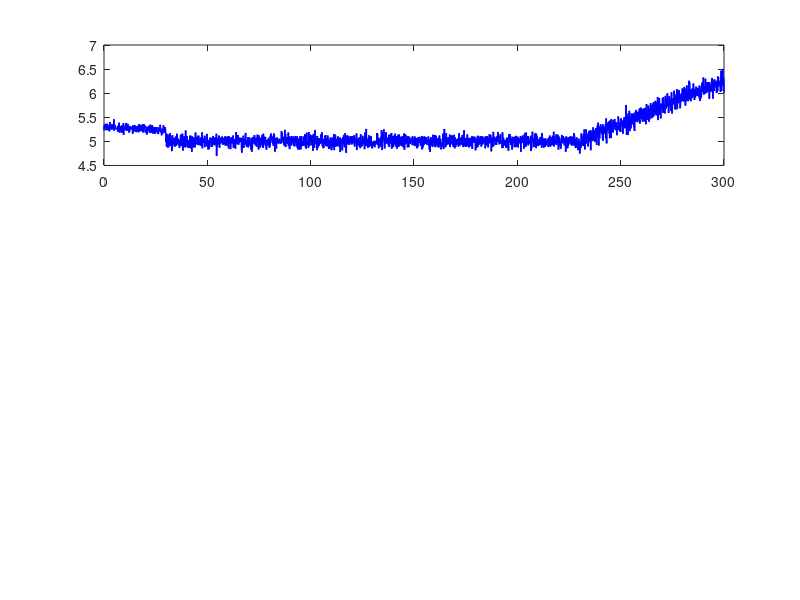

This chart was generated by the following MATLAB code: (Note: this script raises an error after producing the figure.)
%% PASO 3: DETECCIÓN DE ANOMALÍAS CON Z-SCORE
% Comparación: Método de umbrales vs. Método estadístico (Z-score)
% Sistema de Monitoreo IoT + Edge Computing

clear; clc; close all;

%% Parámetros de simulación (mismos que en Paso 2)
t_total = 300;              
dt = 0.1;                   
dt_temp = 1;                
t = 0:dt:t_total;           
t_temp = 0:dt_temp:t_total; 

I_nom = 5.0;    
T_nom = 45.0;   

I_max = 1.5 * I_nom;        % 7.5 A
I_alerta = I_nom * 1.20;    % 6.0 A
T_crit = 85.0;              
T_alerta = 65.0;            

%% Generar datos (igual que en Paso 2)
fase_I = 1:round(30/dt);
I_faseI = I_nom * 1.06 - 0.002 * t(fase_I) + 0.05 * randn(size(fase_I));

fase_II = (fase_I(end)+1):round(230/dt);
I_faseII = I_nom + 0.08 * randn(size(fase_II));

fase_III = (fase_II(end)+1):length(t);
I_faseIII = I_nom + 0.018 * (t(fase_III) - 230) + 0.1 * randn(size(fase_III));

I_total = [I_faseI, I_faseII, I_faseIII];

T_total = T_nom + 1.5 * randn(size(t_temp));
falla_inicio = find(t_temp > 250, 1);
if ~isempty(falla_inicio)
    T_total(falla_inicio:end) = T_total(falla_inicio:end) + 1.2 * (t_temp(falla_inicio:end) - 250);
end

%% === CALCULAR Z-SCORE PARA CORRIENTE ===
% Usar Fase II (operación normal) como referencia
% μ = media de la corriente en Fase II
% σ = desviación estándar de la corriente en Fase II

mu_I = mean(I_faseII);      % Media de referencia
sigma_I = std(I_faseII);    % Desviación estándar de referencia

% Calcular Z-score para toda la señal
Z_I = (I_total - mu_I) / sigma_I;

% Umbral de Z-score: |Z| > 3 indica anomalía
Z_umbral = 3;

%% === DETECCIÓN POR Z-SCORE ===
% Z-score detecta anomalía cuando |Z| > 3

estado_Z = zeros(size(I_total));

for k = 1:length(I_total)
    if abs(Z_I(k)) > Z_umbral
        estado_Z(k) = 1;  % Anomalía detectada por Z-score
    end
end

% Encontrar primer momento de detección por Z-score
idx_Z_detect = find(abs(Z_I) > Z_umbral, 1);

%% === DETECCIÓN POR UMBRALES (para comparar) ===
estado_umbral = zeros(size(I_total));

for k = 1:length(I_total)
    if I_total(k) > I_max || I_total(k) < 0.1*I_nom
        estado_umbral(k) = 2;  % Alarma
    elseif I_total(k) > I_alerta
        estado_umbral(k) = 1;  % Alerta
    end
end

idx_umbral_alerta = find(I_total > I_alerta, 1);
idx_umbral_alarma = find(I_total > I_max, 1);

%% === FIGURA 1: COMPARACIÓN DE MÉTODOS - CORRIENTE ===
figure('Name', 'Comparación: Umbrales vs Z-score', 'NumberTitle', 'off');

% Subplot 1: Corriente con umbrales
subplot(3,1,1);
plot(t, I_total, 'b', 'LineWidth', 1.2); hold on;
yline(I_max, 'r--', 'I_{max} = 7.5 A', 'LineWidth', 1);
yline(I_alerta, 'y--', 'I_{alerta} = 6.0 A', 'LineWidth', 1);
yline(mu_I, 'g--', ['\mu = ', num2str(mu_I, '%.1f'), ' A'], 'LineWidth', 0.8);

% Marcar detección por umbrales
if ~isempty(idx_umbral_alerta)
    xline(t(idx_umbral_alerta), 'y--', ['Alerta: ', num2str(t(idx_umbral_alerta), '%.1f'), ' min'], 'LineWidth', 1);
end
if ~isempty(idx_umbral_alarma)
    xline(t(idx_umbral_alarma), 'r--', ['Alarma: ', num2str(t(idx_umbral_alarma), '%.1f'), ' min'], 'LineWidth', 1);
end

xlabel('Tiempo (minutos)');
ylabel('Corriente (A)');
title('Detección por método de umbrales');
legend('Corriente', 'I_{max}', 'I_{alerta}', '\mu', 'Location', 'best');
grid on;

% Subplot 2: Z-score
subplot(3,1,2);
plot(t, Z_I, 'k', 'LineWidth', 1.2); hold on;
yline(Z_umbral, 'r--', ['Z = +', num2str(Z_umbral)], 'LineWidth', 1.2);
yline(-Z_umbral, 'r--', ['Z = -', num2str(Z_umbral)], 'LineWidth', 1.2);
yline(0, 'g--', 'Z = 0', 'LineWidth', 0.5);

% Marcar zona anómala
zona_anomala = abs(Z_I) > Z_umbral;
if any(zona_anomala)
    plot(t(zona_anomala), Z_I(zona_anomala), 'r.', 'MarkerSize', 2);
end

% Marcar primer punto de detección por Z-score
if ~isempty(idx_Z_detect)
    xline(t(idx_Z_detect), 'm--', ['Z-score: ', num2str(t(idx_Z_detect), '%.1f'), ' min'], 'LineWidth', 1.5);
end

xlabel('Tiempo (minutos)');
ylabel('Z-score');
title('Detección por Z-score (|Z| > 3 = anomalía)');
legend('Z-score', 'Umbral +3', 'Umbral -3', 'Z = 0', 'Anomalía', 'Location', 'best');
grid on;

% Subplot 3: Comparación de estados
subplot(3,1,3);
stairs(t, estado_Z*2, 'm', 'LineWidth', 1.5); hold on;
stairs(t, estado_umbral, 'b', 'LineWidth', 1.5);
xlabel('Tiempo (minutos)');
ylabel('Estado');
title('Comparación de métodos de detección');
ylim([-0.2, 2.5]);
yticks([0, 1, 2]);
yticklabels({'Normal (0)', 'Alerta (1)', 'Alarma (2)'});
legend('Z-score (anomalía)', 'Umbrales', 'Location', 'best');
grid on;

%% === FIGURA 2: Z-SCORE PARA TEMPERATURA ===
figure('Name', 'Z-score de Temperatura', 'NumberTitle', 'off');

% Calcular Z-score para temperatura
mu_T = mean(T_total(1:round(length(T_total)*0.7)));  % Referencia: primeros 70%
sigma_T = std(T_total(1:round(length(T_total)*0.7)));
Z_T = (T_total - mu_T) / sigma_T;

idx_Z_temp = find(abs(Z_T) > Z_umbral, 1);

subplot(2,1,1);
plot(t_temp, T_total, 'Color', [0.85, 0.33, 0.1], 'LineWidth', 1.5); hold on;
yline(T_crit, 'r--', 'T_{crit} = 85°C', 'LineWidth', 1);
yline(T_alerta, 'y--', 'T_{alerta} = 65°C', 'LineWidth', 1);
if ~isempty(idx_Z_temp)
    xline(t_temp(idx_Z_temp), 'm--', ['Z-score: ', num2str(t_temp(idx_Z_temp), '%.1f'), ' min'], 'LineWidth', 1.5);
end
xlabel('Tiempo (min)'); ylabel('Temperatura (°C)');
title('Temperatura con detección Z-score');
legend('T', 'T_{crit}', 'T_{alerta}', 'Z-score', 'Location', 'best');
grid on;

subplot(2,1,2);
plot(t_temp, Z_T, 'k', 'LineWidth', 1.2); hold on;
yline(Z_umbral, 'r--', ['Z = +', num2str(Z_umbral)], 'LineWidth', 1);
yline(-Z_umbral, 'r--', ['Z = -', num2str(Z_umbral)], 'LineWidth', 1);
zona_anomala_T = abs(Z_T) > Z_umbral;
if any(zona_anomala_T)
    plot(t_temp(zona_anomala_T), Z_T(zona_anomala_T), 'r.', 'MarkerSize', 2);
end
xlabel('Tiempo (min)'); ylabel('Z-score');
title('Z-score de temperatura');
legend('Z-score', 'Umbral +3', 'Umbral -3', 'Anomalía', 'Location', 'best');
grid on;

%% === REPORTE COMPARATIVO ===
fprintf('\n');
fprintf('╔══════════════════════════════════════════╗\n');
fprintf('║   COMPARACIÓN: UMBRALES vs Z-SCORE       ║\n');
fprintf('╚══════════════════════════════════════════╝\n');

fprintf('\n📊 PARÁMETROS DE REFERENCIA (Fase II):\n');
fprintf('   Corriente:  μ = %.3f A,  σ = %.3f A\n', mu_I, sigma_I);
fprintf('   Temperatura: μ = %.1f °C,  σ = %.1f °C\n', mu_T, sigma_T);

fprintf('\n🔍 DETECCIÓN DE ANOMALÍAS:\n');
fprintf('   Método de UMBRALES:\n');
if ~isempty(idx_umbral_alerta)
    fprintf('     ⚠️  Alerta:  t = %.1f min\n', t(idx_umbral_alerta));
end
if ~isempty(idx_umbral_alarma)
    fprintf('     🚨 Alarma:  t = %.1f min\n', t(idx_umbral_alarma));
end

fprintf('   Método Z-SCORE:\n');
if ~isempty(idx_Z_detect)
    fprintf('     🔍 Anomalía detectada: t = %.1f min\n', t(idx_Z_detect));
    if ~isempty(idx_umbral_alerta)
        adelanto = t(idx_umbral_alerta) - t(idx_Z_detect);
        fprintf('     ⏱️  Adelanto respecto a alerta por umbral: %.1f min\n', adelanto);
    end
    if ~isempty(idx_umbral_alarma)
        adelanto2 = t(idx_umbral_alarma) - t(idx_Z_detect);
        fprintf('     ⏱️  Adelanto respecto a alarma por umbral: %.1f min\n', adelanto2);
    end
end

if ~isempty(idx_Z_temp)
    fprintf('   Temperatura:\n');
    fprintf('     🔍 Anomalía Z-score: t = %.1f min\n', t_temp(idx_Z_temp));
    fprintf('     ⚠️  Alerta por umbral: t = %.1f min\n', t_temp(find(T_total > T_alerta, 1)));
    fprintf('     🚨 Alarma por umbral: t = %.1f min\n', t_temp(find(T_total > T_crit, 1)));
end

fprintf('\n══════════════════════════════════════════\n');
disp('✅ Comparación completada exitosamente.');
